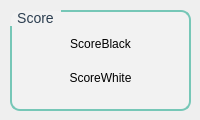
     <widget class="QWidget" name="defaultpage">
      <widget class="QGroupBox" name="ScoregrpBox">
       <property name="geometry">
        <rect>
         <x>10</x>
         <y>10</y>
         <width>181</width>
         <height>101</height>
        </rect>
       </property>
       <property name="styleSheet">
        <string notr="true">QGroupBox {
    background-color: #f2f2f2; 
    border: 2px solid #76c7b7; 
    border-radius: 10px;
    padding: 10px;
    font-size: 14px;
}

QGroupBox::title {
    subcontrol-origin: margin;
    subcontrol-position: top left; 
    padding: 0 5px; 
    font-size: 10px;
    font-weight: bold; 
    color: #2c3e50;
	font-family: 'Comic Sans MS', cursive, sans-serif;
}</string>
       </property>
       <property name="title">
        <string>Score</string>
       </property>
       <widget class="QWidget" name="verticalLayoutWidget_3">
        <property name="geometry">
         <rect>
          <x>20</x>
          <y>20</y>
          <width>141</width>
          <height>61</height>
         </rect>
        </property>
        <layout class="QVBoxLayout" name="verticalLayout_3">
         <item>
          <widget class="QLabel" name="scorelbl2">
           <property name="text">
            <string>ScoreBlack</string>
           </property>
           <property name="alignment">
            <set>Qt::AlignCenter</set>
           </property>
          </widget>
         </item>
         <item>
          <widget class="QLabel" name="scorelbl1">
           <property name="layoutDirection">
            <enum>Qt::LeftToRight</enum>
           </property>
           <property name="text">
            <string>ScoreWhite</string>
           </property>
           <property name="alignment">
            <set>Qt::AlignCenter</set>
           </property>
          </widget>
         </item>
        </layout>
       </widget>
      </widget>
     </widget>
